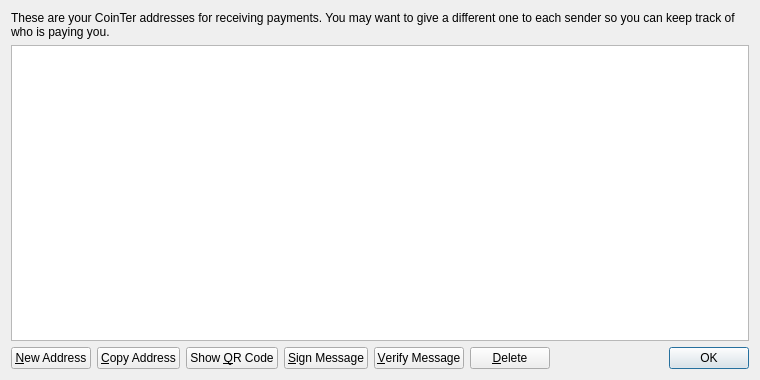
<?xml version="1.0" encoding="UTF-8"?>
<ui version="4.0">
 <class>AddressBookPage</class>
 <widget class="QWidget" name="AddressBookPage">
  <property name="geometry">
   <rect>
    <x>0</x>
    <y>0</y>
    <width>760</width>
    <height>380</height>
   </rect>
  </property>
  <property name="windowTitle">
   <string>Address Book</string>
  </property>
  <layout class="QVBoxLayout" name="verticalLayout">
   <item>
    <widget class="QLabel" name="labelExplanation">
     <property name="text">
      <string>These are your CoinTer addresses for receiving payments. You may want to give a different one to each sender so you can keep track of who is paying you.</string>
     </property>
     <property name="textFormat">
      <enum>Qt::PlainText</enum>
     </property>
     <property name="wordWrap">
      <bool>true</bool>
     </property>
    </widget>
   </item>
   <item>
    <widget class="QTableView" name="tableView">
     <property name="contextMenuPolicy">
      <enum>Qt::CustomContextMenu</enum>
     </property>
     <property name="toolTip">
      <string>Double-click to edit address or label</string>
     </property>
     <property name="tabKeyNavigation">
      <bool>false</bool>
     </property>
     <property name="alternatingRowColors">
      <bool>true</bool>
     </property>
     <property name="selectionMode">
      <enum>QAbstractItemView::SingleSelection</enum>
     </property>
     <property name="selectionBehavior">
      <enum>QAbstractItemView::SelectRows</enum>
     </property>
     <property name="sortingEnabled">
      <bool>true</bool>
     </property>
     <attribute name="verticalHeaderVisible">
      <bool>false</bool>
     </attribute>
    </widget>
   </item>
   <item>
    <layout class="QHBoxLayout" name="horizontalLayout">
     <item>
      <widget class="QPushButton" name="newAddressButton">
       <property name="toolTip">
        <string>Create a new address</string>
       </property>
       <property name="text">
        <string>&amp;New Address</string>
       </property>
       <property name="icon">
        <iconset resource="../bitcoin.qrc">
         <normaloff>:/icons/add</normaloff>:/icons/add</iconset>
       </property>
      </widget>
     </item>
     <item>
      <widget class="QPushButton" name="copyToClipboard">
       <property name="toolTip">
        <string>Copy the currently selected address to the system clipboard</string>
       </property>
       <property name="text">
        <string>&amp;Copy Address</string>
       </property>
       <property name="icon">
        <iconset resource="../bitcoin.qrc">
         <normaloff>:/icons/editcopy</normaloff>:/icons/editcopy</iconset>
       </property>
      </widget>
     </item>
     <item>
      <widget class="QPushButton" name="showQRCode">
       <property name="text">
        <string>Show &amp;QR Code</string>
       </property>
       <property name="icon">
        <iconset resource="../bitcoin.qrc">
         <normaloff>:/icons/qrcode</normaloff>:/icons/qrcode</iconset>
       </property>
      </widget>
     </item>
     <item>
      <widget class="QPushButton" name="signMessage">
       <property name="toolTip">
        <string>Sign a message to prove you own a Bitcoin address</string>
       </property>
       <property name="text">
        <string>&amp;Sign Message</string>
       </property>
       <property name="icon">
        <iconset resource="../bitcoin.qrc">
         <normaloff>:/icons/edit</normaloff>:/icons/edit</iconset>
       </property>
      </widget>
     </item>
     <item>
      <widget class="QPushButton" name="verifyMessage">
       <property name="toolTip">
        <string>Verify a message to ensure it was signed with a specified Bitcoin address</string>
       </property>
       <property name="text">
        <string>&amp;Verify Message</string>
       </property>
       <property name="icon">
        <iconset resource="../bitcoin.qrc">
         <normaloff>:/icons/transaction_0</normaloff>:/icons/transaction_0</iconset>
       </property>
      </widget>
     </item>
     <item>
      <widget class="QPushButton" name="deleteButton">
       <property name="toolTip">
        <string>Delete the currently selected address from the list. Only sending addresses can be deleted.</string>
       </property>
       <property name="text">
        <string>&amp;Delete</string>
       </property>
       <property name="icon">
        <iconset resource="../bitcoin.qrc">
         <normaloff>:/icons/remove</normaloff>:/icons/remove</iconset>
       </property>
      </widget>
     </item>
     <item>
      <spacer name="horizontalSpacer">
       <property name="orientation">
        <enum>Qt::Horizontal</enum>
       </property>
       <property name="sizeHint" stdset="0">
        <size>
         <width>40</width>
         <height>20</height>
        </size>
       </property>
      </spacer>
     </item>
     <item>
      <widget class="QDialogButtonBox" name="buttonBox">
       <property name="sizePolicy">
        <sizepolicy hsizetype="Maximum" vsizetype="Fixed">
         <horstretch>0</horstretch>
         <verstretch>0</verstretch>
        </sizepolicy>
       </property>
       <property name="standardButtons">
        <set>QDialogButtonBox::Ok</set>
       </property>
      </widget>
     </item>
    </layout>
   </item>
  </layout>
 </widget>
 <resources>
  <include location="../bitcoin.qrc"/>
 </resources>
 <connections/>
</ui>
